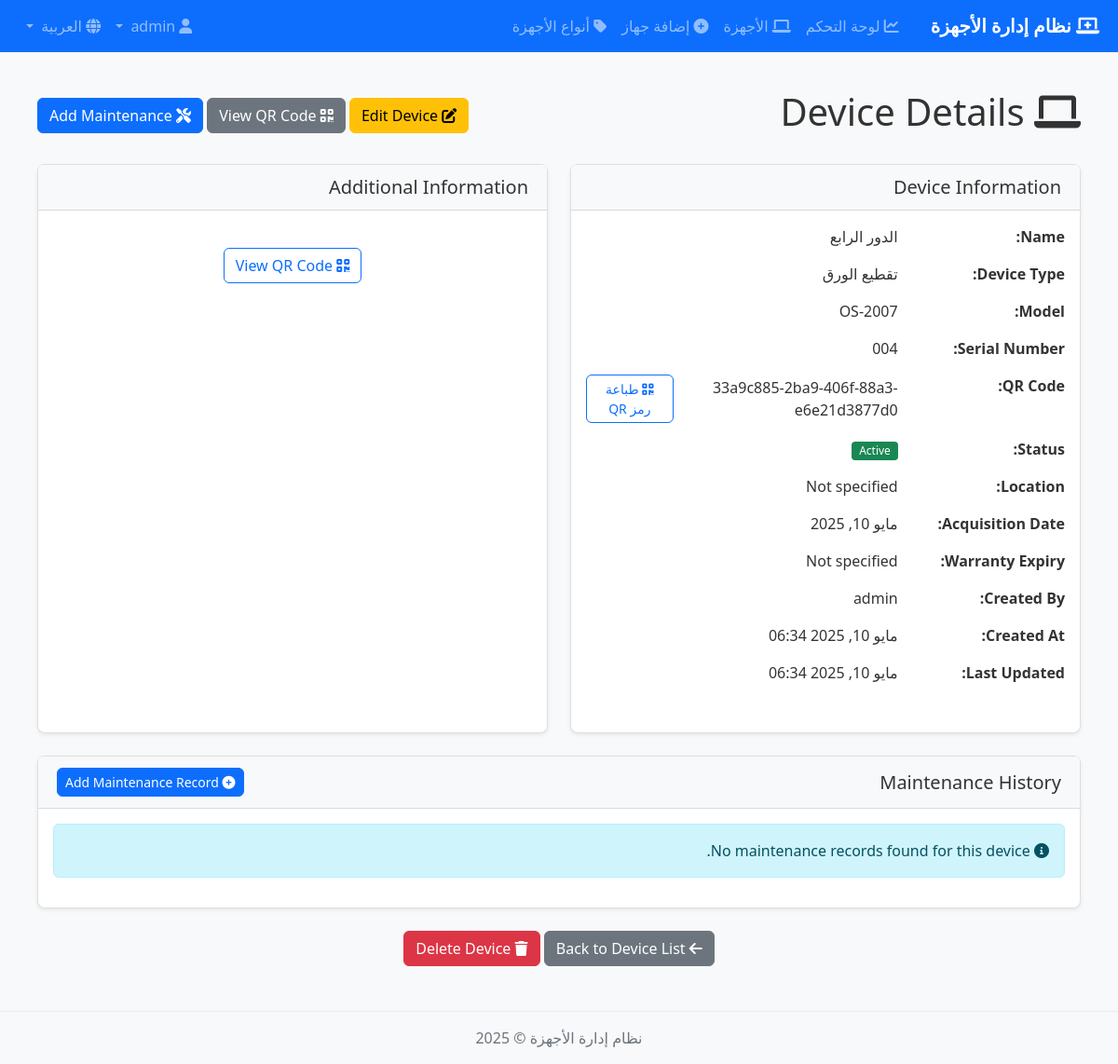
/ar/inventory/devices/2/ (signed in), run on an earlier commit of the app's database.
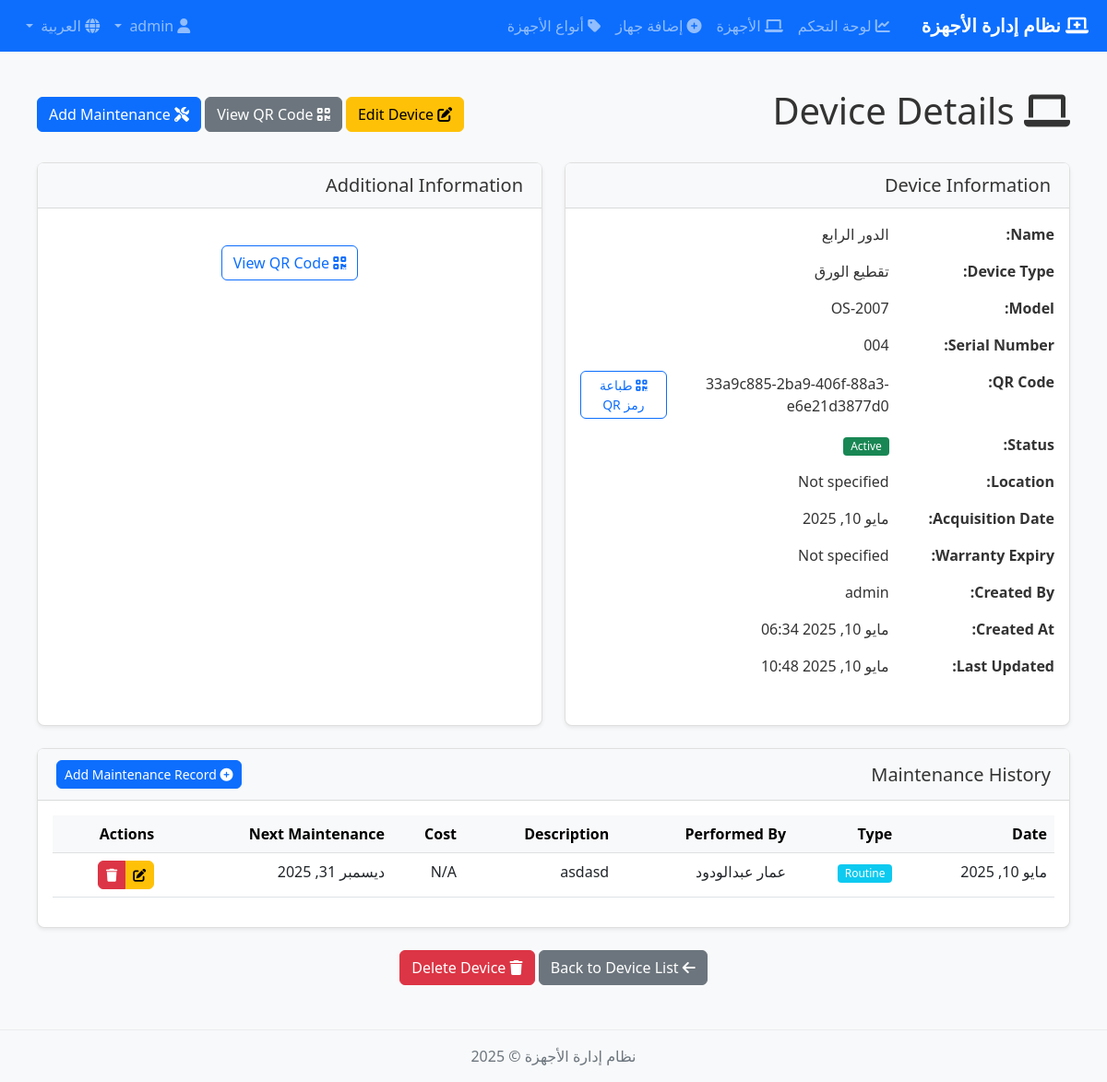
And on a later commit of the database.
### inventory/models.py (models this page shows, shortened)
class Device(models.Model):
    STATUS_CHOICES = (
        ('active', 'Active'),
        ('maintenance', 'Under Maintenance'),
        ('repair', 'In Repair'),
        ('retired', 'Retired'),
    )
    name = models.CharField(max_length=100)
    device_type = models.ForeignKey(DeviceType, on_delete=models.CASCADE, related_name='devices')
    model = models.CharField(max_length=100)
    serial_number = models.CharField(max_length=100, unique=True)
    barcode = models.UUIDField(default=uuid.uuid4, editable=False, unique=True)
    status = models.CharField(max_length=20, choices=STATUS_CHOICES, default='active')
    description = models.TextField(blank=True)
    location = models.CharField(max_length=200, blank=True)
    acquisition_date = models.DateField(default=timezone.now)
    warranty_expiry = models.DateField(null=True, blank=True)
    additional_info = models.JSONField(default=dict, blank=True)
    created_by = models.ForeignKey(User, on_delete=models.SET_NULL, null=True, related_name='created_devices')
    created_at = models.DateTimeField(auto_now_add=True)
    updated_at = models.DateTimeField(auto_now=True)
    class Meta:
        ordering = ['-updated_at']

class DeviceType(models.Model):
    name = models.CharField(max_length=100)
    description = models.TextField(blank=True)
    class Meta:
        ordering = ['name']

class MaintenanceRecord(models.Model):
    MAINTENANCE_TYPE_CHOICES = (
        ('routine', 'Routine Check'),
        ('repair', 'Repair'),
        ('upgrade', 'Upgrade'),
        ('other', 'Other'),
    )
    device = models.ForeignKey(Device, on_delete=models.CASCADE, related_name='maintenance_records')
    maintenance_date = models.DateField(default=timezone.now)
    maintenance_type = models.CharField(max_length=20, choices=MAINTENANCE_TYPE_CHOICES)
    description = models.TextField()
    performed_by = models.CharField(max_length=100)
    cost = models.DecimalField(max_digits=10, decimal_places=2, null=True, blank=True)
    next_maintenance_date = models.DateField(null=True, blank=True)
    created_by = models.ForeignKey(User, on_delete=models.SET_NULL, null=True)
    created_at = models.DateTimeField(auto_now_add=True)
    class Meta:
        ordering = ['-maintenance_date']

### inventory/views.py (the view)
# urls.py: path('devices/<int:pk>/', views.device_detail, name='device_detail'),
@login_required
def device_detail(request, pk):
    device = get_object_or_404(Device, pk=pk)
    maintenance_records = device.maintenance_records.order_by('-maintenance_date')
    context = {
        'device': device,
        'maintenance_records': maintenance_records,
    }
    return render(request, 'inventory/device_detail.html', context)

### templates/inventory/device_detail.html (shortened to what the changed rows need)
{% extends 'base.html' %}
{% block content %}
<div class="container-fluid">
    <div class="d-flex justify-content-between align-items-center mb-4">
        <h1><i class="fas fa-laptop"></i> Device Details</h1>
    </div>
    <div class="row">
        <div class="col-md-6 mb-4">
            <div class="card h-100">
                <div class="card-body">
                    <div class="row mb-3">
                        <div class="col-md-4 fw-bold">Name:</div>
                        <div class="col-md-8">{{ device.name }}</div>
                    </div>
                    <div class="row mb-3">
                        <div class="col-md-4 fw-bold">Device Type:</div>
                        <div class="col-md-8">{{ device.device_type.name }}</div>
                    </div>
                    <div class="row mb-3">
                        <div class="col-md-4 fw-bold">Model:</div>
                        <div class="col-md-8">{{ device.model }}</div>
                    </div>
                    <div class="row mb-3">
                        <div class="col-md-4 fw-bold">Serial Number:</div>
                        <div class="col-md-8">{{ device.serial_number }}</div>
                    </div>
                    <div class="row mb-3">
                        <div class="col-md-8">
                            <div class="d-flex align-items-center">
                                <span class="me-2">{{ device.barcode }}</span>
                                <a href="{% url 'inventory:device_barcode' pk=device.id %}" class="btn btn-sm btn-outline-primary">
                                    <i class="fas fa-qrcode"></i> طباعة رمز QR
                                </a>
                            </div>
                        </div>
                    </div>
                    <div class="row mb-3">
                        <div class="col-md-4 fw-bold">Location:</div>
                        <div class="col-md-8">{{ device.location|default:"Not specified" }}</div>
                    </div>
                    <div class="row mb-3">
                        <div class="col-md-4 fw-bold">Acquisition Date:</div>
                        <div class="col-md-8">{{ device.acquisition_date|date:"F d, Y" }}</div>
                    </div>
                    <div class="row mb-3">
                        <div class="col-md-4 fw-bold">Created By:</div>
                        <div class="col-md-8">{{ device.created_by.username }}</div>
                    </div>
                    <div class="row mb-3">
                        <div class="col-md-4 fw-bold">Created At:</div>
                        <div class="col-md-8">{{ device.created_at|date:"F d, Y H:i" }}</div>
                    </div>
                    <div class="row mb-3">
                        <div class="col-md-4 fw-bold">Last Updated:</div>
                        <div class="col-md-8">{{ device.updated_at|date:"F d, Y H:i" }}</div>
                    </div>
                </div>
            </div>
        </div>
    </div>
    <div class="card mb-4">
        <div class="card-body">
            {% if maintenance_records %}
            <div class="table-responsive">
                <table class="table table-hover">
                    <thead class="table-light">
                        <tr>
                            <th>Date</th>
                            <th>Type</th>
                            <th>Performed By</th>
                            <th>Description</th>
                            <th>Cost</th>
                            <th>Next Maintenance</th>
                            <th>Actions</th>
                        </tr>
                    </thead>
                    <tbody>
                        {% for record in maintenance_records %}
                        <tr>
                            <td>{{ record.maintenance_date|date:"M d, Y" }}</td>
                            <td>
                                {% if record.maintenance_type == 'routine' %}
                                <span class="badge bg-info">Routine</span>
                                {% elif record.maintenance_type == 'repair' %}
                                <span class="badge bg-danger">Repair</span>
                                {% elif record.maintenance_type == 'upgrade' %}
                                <span class="badge bg-success">Upgrade</span>
                                {% else %}
                                <span class="badge bg-secondary">Other</span>
                                {% endif %}
                            </td>
                            <td>{{ record.performed_by }}</td>
                            <td>{{ record.description|truncatechars:50 }}</td>
                            <td>
                                {% if record.cost %}
                                ${{ record.cost }}
                                {% else %}
                                N/A
                                {% endif %}
                            </td>
                            <td>
                                {% if record.next_maintenance_date %}
                                {{ record.next_maintenance_date|date:"M d, Y" }}
                                {% else %}
                                N/A
                                {% endif %}
                            </td>
                            <td>
                                <div class="btn-group btn-group-sm">
                                    <a href="{% url 'inventory:maintenance_update' pk=record.id %}" class="btn btn-warning" title="Edit">
                                        <i class="fas fa-edit"></i>
                                    </a>
                                    <a href="{% url 'inventory:maintenance_delete' pk=record.id %}" class="btn btn-danger" title="Delete">
                                        <i class="fas fa-trash"></i>
                                    </a>
                                </div>
                            </td>
                        </tr>
                        {% endfor %}
                    </tbody>
                </table>
            </div>
            {% else %}
            <div class="alert alert-info">
                <i class="fas fa-info-circle"></i> No maintenance records found for this device.
            </div>
            {% endif %}
        </div>
    </div>
</div>
{% endblock %}

What changed in the data, as far as the page shows it:
changed Device "الدور الرابع": updated_at "مايو 10, 2025 06:34" → "مايو 10, 2025 10:48"
added MaintenanceRecord: maintenance_date "مايو 10, 2025", maintenance_type "Routine", performed_by "عمار عبدالودود", description "asdasd", shows "N/A", next_maintenance_date "ديسمبر 31, 2025"
Also different on the page:
text no longer shown: "No maintenance records found for this device."
text now shown: "Date Type Performed By Description Cost Next Maintenance Actions"
